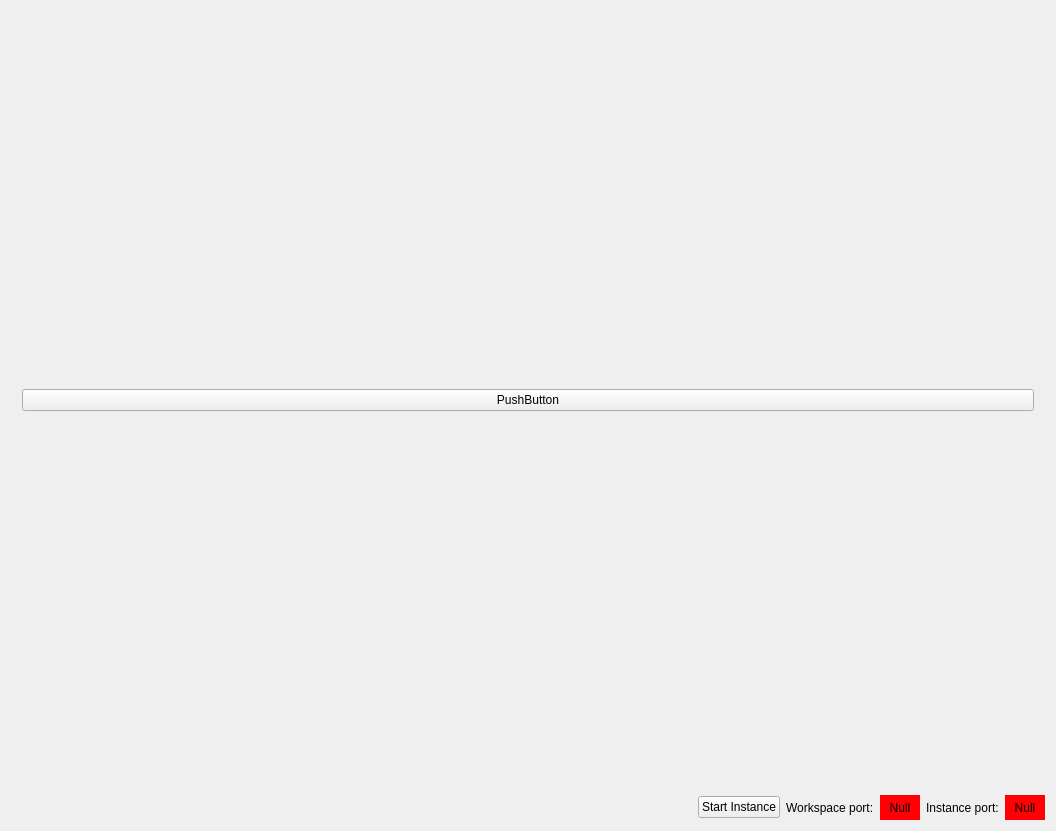
<?xml version="1.0" encoding="UTF-8"?>
<ui version="4.0">
 <class>WorkSpaceClass</class>
 <widget class="QWidget" name="WorkSpaceClass">
  <property name="geometry">
   <rect>
    <x>0</x>
    <y>0</y>
    <width>1056</width>
    <height>831</height>
   </rect>
  </property>
  <property name="windowTitle">
   <string>WorkSpace</string>
  </property>
  <layout class="QVBoxLayout" name="verticalLayout_3">
   <item>
    <layout class="QVBoxLayout" name="verticalLayout_2">
     <item>
      <layout class="QHBoxLayout" name="horizontalLayout">
       <item>
        <widget class="QWidget" name="widget" native="true">
         <layout class="QVBoxLayout" name="verticalLayout">
          <item>
           <widget class="QPushButton" name="pushButton">
            <property name="text">
             <string>PushButton</string>
            </property>
           </widget>
          </item>
         </layout>
        </widget>
       </item>
      </layout>
     </item>
     <item>
      <layout class="QHBoxLayout" name="horizontalLayout_2">
       <item>
        <spacer name="horizontalSpacer">
         <property name="orientation">
          <enum>Qt::Orientation::Horizontal</enum>
         </property>
         <property name="sizeHint" stdset="0">
          <size>
           <width>40</width>
           <height>20</height>
          </size>
         </property>
        </spacer>
       </item>
       <item>
        <widget class="QPushButton" name="start_instance_btn">
         <property name="text">
          <string>Start Instance</string>
         </property>
        </widget>
       </item>
       <item>
        <widget class="QLabel" name="workspace_lbl">
         <property name="text">
          <string>Workspace port:</string>
         </property>
        </widget>
       </item>
       <item>
        <widget class="QLabel" name="workspace_port_lbl">
         <property name="minimumSize">
          <size>
           <width>40</width>
           <height>25</height>
          </size>
         </property>
         <property name="maximumSize">
          <size>
           <width>40</width>
           <height>25</height>
          </size>
         </property>
         <property name="styleSheet">
          <string notr="true">background-color: rgb(255, 0, 4);</string>
         </property>
         <property name="text">
          <string>Null</string>
         </property>
         <property name="scaledContents">
          <bool>true</bool>
         </property>
         <property name="alignment">
          <set>Qt::AlignmentFlag::AlignCenter</set>
         </property>
         <property name="margin">
          <number>5</number>
         </property>
        </widget>
       </item>
       <item>
        <widget class="QLabel" name="instance_lbl">
         <property name="text">
          <string>Instance port:</string>
         </property>
        </widget>
       </item>
       <item>
        <widget class="QLabel" name="instance_port_lbl">
         <property name="minimumSize">
          <size>
           <width>40</width>
           <height>25</height>
          </size>
         </property>
         <property name="maximumSize">
          <size>
           <width>40</width>
           <height>25</height>
          </size>
         </property>
         <property name="styleSheet">
          <string notr="true">background-color: rgb(255, 0, 4);</string>
         </property>
         <property name="text">
          <string>Null</string>
         </property>
         <property name="scaledContents">
          <bool>true</bool>
         </property>
         <property name="alignment">
          <set>Qt::AlignmentFlag::AlignCenter</set>
         </property>
         <property name="margin">
          <number>5</number>
         </property>
        </widget>
       </item>
      </layout>
     </item>
    </layout>
   </item>
  </layout>
 </widget>
 <layoutdefault spacing="6" margin="11"/>
 <resources/>
 <connections/>
</ui>
